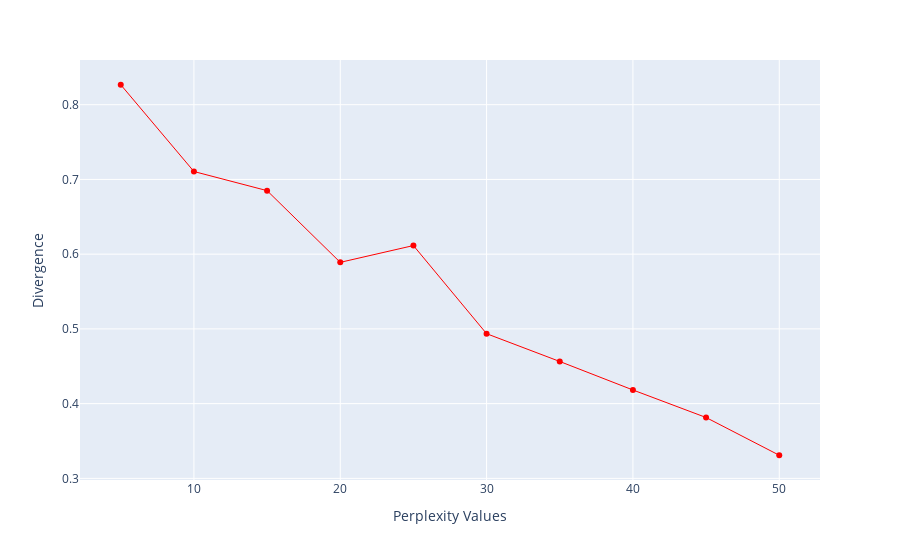

The code cell stored with this chart in its notebook:
### Code cell
import numpy as np

perplexity = np.arange(5, 55, 5)
divergence = []

for i in perplexity:
    tsne = TSNE(n_components=2, init="pca", perplexity=i)
    reduced = tsne.fit_transform(X_train)
    divergence.append(tsne.kl_divergence_)
fig = px.line(x=perplexity, y=divergence, markers=True)
fig.update_layout(xaxis_title="Perplexity Values", yaxis_title="Divergence")
fig.update_traces(line_color="red", line_width=1)
fig.show()

### Figure 1 — Plotly figure (JSON) as saved in the notebook; plotly's stock layout.template omitted (floating-point values rounded to 4 significant figures)
{"data": [{"hovertemplate": "x=%{x}<br>y=%{y}<extra></extra>", "legendgroup": "", "line": {"color": "red", "dash": "solid", "width": 1}, "marker": {"symbol": "circle"}, "mode": "lines+markers", "name": "", "orientation": "v", "showlegend": false, "type": "scatter", "x": [5, 10, 15, 20, 25, 30, 35, 40, 45, 50], "xaxis": "x", "y": [0.8267, 0.7106, 0.685, 0.5891, 0.6115, 0.4936, 0.4564, 0.4183, 0.3814, 0.3309], "yaxis": "y"}], "layout": {"legend": {"tracegroupgap": 0}, "margin": {"t": 60}, "xaxis": {"anchor": "y", "domain": [0, 1], "title": {"text": "Perplexity Values"}}, "yaxis": {"anchor": "x", "domain": [0, 1], "title": {"text": "Divergence"}}}}
